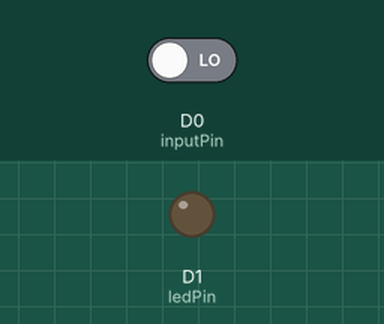
Recording of a sketch running on a simulated Particle Photon. On the bench: output pins drawn as LEDs (lit = HIGH). The test bench sets the inputs (shaded band); at power-on: D0 (inputPin) LOW.

Above: at 1.2 s.
1.3 s: D0 (inputPin) driven HIGH
At 1.6 s:
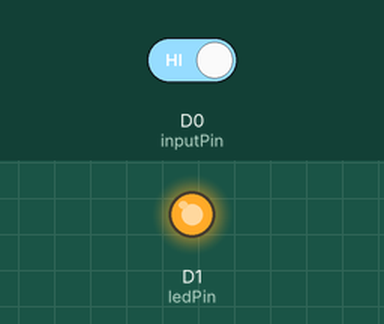
2.8 s: D0 (inputPin) driven LOW
At 4.0 s:
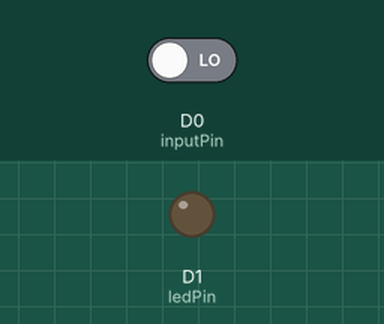
Timing chart, 0 to 5.8 s (numbered marks = the images above; inputs shaded):
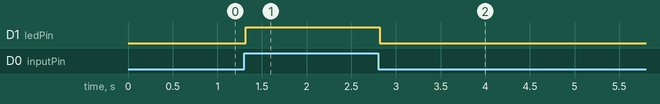

The sketch:

pir_sensor.ino
```cpp
// Sketch for Particle Photon - PIR Sensor / Motion Detection
// By Anton
// Project found at https://www.hackster.io/gr1m/particle-photon-pir-sensor-event-reporting-268aa0

int inputPin = D0;              // choose the input pin (for PIR sensor)
int ledPin = D1;                // LED Pin
int pirState = LOW;             // we start, assuming no motion detected
int val = 0;                    // variable for reading the pin status

int calibrateTime = 5000;      // wait for the thingy to calibrate

void setup() {
    pinMode(ledPin, OUTPUT);
    pinMode(inputPin, INPUT);     // declare sensor as input
}

void loop() {

  // if the sensor is calibrated
  if (calibrated()) {
  // get the data from the sensor
    readTheSensor();

    // report it out, if the state has changed
    reportTheData();
    }
}

void readTheSensor() {
    val = digitalRead(inputPin);
}

bool calibrated() {
    return millis() - calibrateTime > 0;
}

void setLED(int state) {
    digitalWrite(ledPin, state);
}

void reportTheData() {
    if (val == HIGH) {
        // the current state is no motion
        // i.e. it's just changed
        // announce this change by publishing an event
        if (pirState == LOW) {
          // we have just turned on
          Particle.publish("PhotonMotion", "Motion Detected", PRIVATE);
          // Update the current state
          pirState = HIGH;
          setLED(pirState);
        }
    } else {
        if (pirState == HIGH) {
          // we have just turned of
          // Update the current state
          Particle.publish("PhotonMotion", "Off", PRIVATE);
          pirState = LOW;
          setLED(pirState);
        }
    }
}
```

Measured:
- after the input at 1.3 s, D1 (ledPin): LOW → HIGH at once
- after the input at 2.8 s, D1 (ledPin): HIGH → LOW at once
